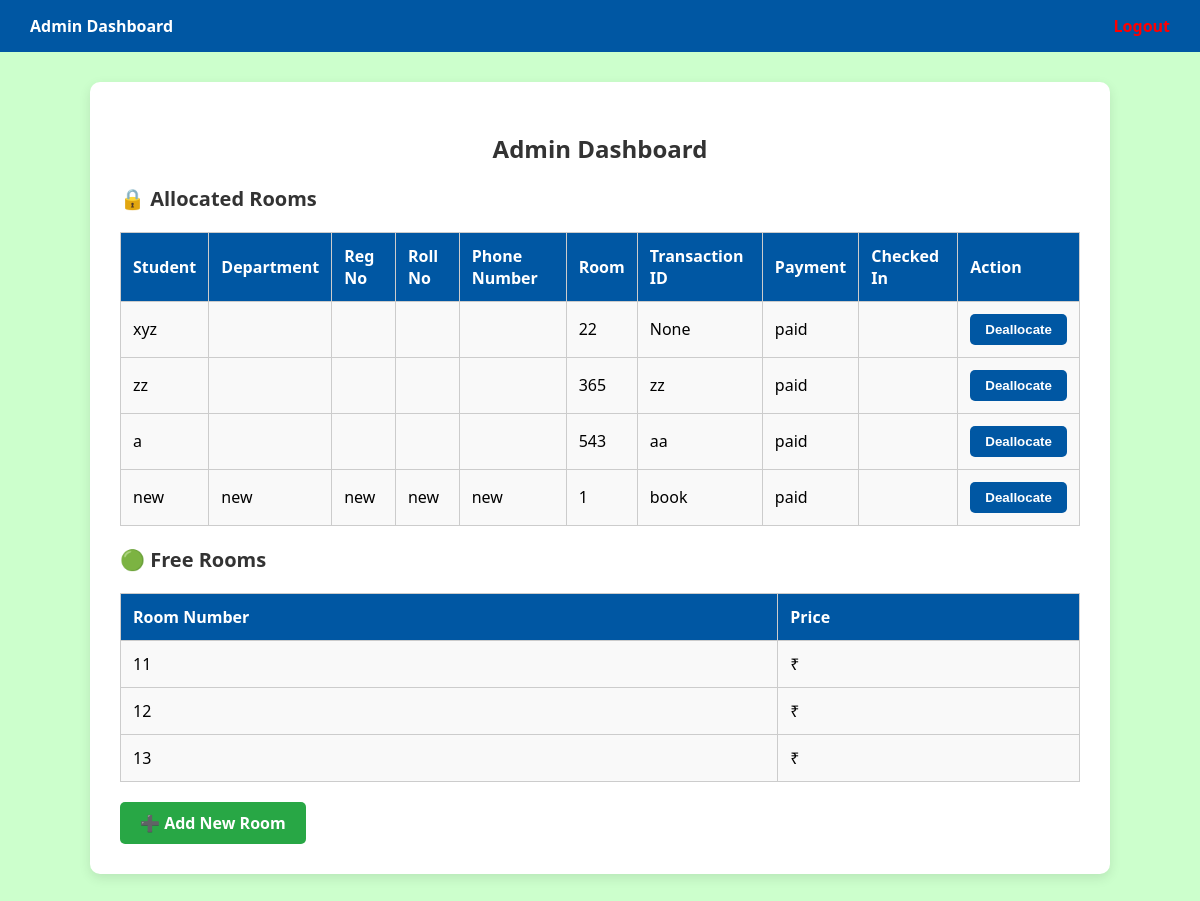
The app's page /dashboard/ (signed in) with its own data.
### main/models.py (models this page shows, shortened)
class Booking(models.Model):
    student = models.ForeignKey(User, on_delete=models.CASCADE)
    room = models.ForeignKey(Room, on_delete=models.CASCADE)
    transaction_id = models.CharField(max_length=100, unique=True)
    payment_status = models.CharField(max_length=20, choices=[('pending', 'Pending'), ('paid', 'Paid')], default='paid')

class Room(models.Model):
    number = models.IntegerField(unique=True)
    is_available = models.BooleanField(default=True)

class UserProfile(models.Model):
    user = models.OneToOneField(User, on_delete=models.CASCADE, primary_key=True)
    is_student = models.BooleanField(default=False)
    department = models.CharField(max_length=100, blank=True)
    reg_no = models.CharField(max_length=50, unique=True, blank=True, null=True)
    roll_no = models.CharField(max_length=50, unique=True, blank=True, null=True)
    phone_number = models.CharField(max_length=15, unique=True, blank=True, null=True)

### main/views.py (the view, shortened to what this page needs)
# urls.py: path('dashboard/', views.dashboard, name='dashboard'),
@login_required
def dashboard(request):
    if request.user.is_staff:
        bookings = Booking.objects.select_related('room', 'student')  # Fetch room and student info
        allocated_rooms = Room.objects.filter(is_available=False)
        free_rooms = Room.objects.filter(is_available=True)
        return render(request, 'main/admin_dashboard.html', {
            'bookings': bookings,
            'allocated_rooms': allocated_rooms,
            'free_rooms': free_rooms
        })

### main/templates/main/admin_dashboard.html (shortened to what this page needs)
<!DOCTYPE html>
<html>
<head>
</head>
<body>
    <div class="navbar">
        <div><strong>Admin Dashboard</strong></div>
        <div><a href="{% url 'logout' %}" class="logout-link">Logout</a></div>
    </div>
    <div class="container">
        <h2>Admin Dashboard</h2>
        <div class="section-title">🔒 Allocated Rooms</div>
        <table>
            <tr>
                <th>Student</th>
                <th>Department</th>
                <th>Reg No</th>
                <th>Roll No</th>
                <th>Phone Number</th>
                <th>Room</th>
                <th>Transaction ID</th>
                <th>Payment</th>
                <th>Checked In</th>
                <th>Action</th>
            </tr>
            {% for booking in bookings %}
            <tr>
                <td>{{ booking.student.username }}</td>
                <td>{{ booking.student.userprofile.department }}</td>
                <td>{{ booking.student.userprofile.reg_no }}</td>
                <td>{{ booking.student.userprofile.roll_no }}</td>
                <td>{{ booking.student.userprofile.phone_number }}</td>
                <td>{{ booking.room.number }}</td>
                <td>{{ booking.transaction_id }}</td>
                <td>{{ booking.payment_status }}</td>
                <td>{{ booking.checked_in }}</td>
                <td>
                    <form method="post" action="{% url 'admin_deallocate' booking.id %}">
                        <button type="submit" onclick="return confirm('Deallocate this room?');">Deallocate</button>
                    </form>
                </td>
            </tr>
            {% empty %}
            <tr><td colspan="10">No current bookings.</td></tr>
            {% endfor %}
        </table>
        <div class="section-title">🟢 Free Rooms</div>
        <table>
            <tr>
                <th>Room Number</th>
                <th>Price</th>
            </tr>
            {% for room in free_rooms %}
            <tr>
                <td>{{ room.number }}</td>
                <td>₹{{ room.price }}</td>
            </tr>
            {% empty %}
            <tr><td colspan="2">No available rooms.</td></tr>
            {% endfor %}
        </table>
        <div>
            <a href="{% url 'add_room' %}" class="add-room-link">➕ Add New Room</a>
        </div>
    </div>
</body>
</html>

### main/templates/main/admin_dashboard.html (style rules this page uses)
body { margin: 0; padding: 0; font-family: "Segoe UI", Tahoma, Geneva, Verdana, sans-serif; background-color: #ccffcc; }
.navbar { background-color: #0057a3; color: white; padding: 15px 30px; display: flex; justify-content: space-between; align-items: center; }
h2, h3 { text-align: center; color: #333; }
.container { width: 80%; max-width: 1100px; margin: 30px auto; background-color: white; border-radius: 10px; padding: 30px; box-shadow: 0 4px 12px rgba(0, 0, 0, 0.1); }
table { width: 100%; margin-top: 20px; border-collapse: collapse; text-align: left; }
th, td { padding: 12px; border: 1px solid #ccc; }
th { background-color: #0057a3; color: white; }
td { background-color: #f9f9f9; }
button { background-color: #0057a3; color: white; padding: 8px 15px; border: none; border-radius: 5px; cursor: pointer; font-weight: bold; }
.add-room-link { display: inline-block; margin-top: 20px; background-color: #28a745; color: white; padding: 10px 20px; text-decoration: none; font-weight: bold; border-radius: 5px; }
.logout-link { color: red; font-weight: bold; margin-left: 20px; text-decoration: none; }
.section-title { margin-top: 20px; font-size: 20px; font-weight: bold; color: #333; }

### records on screen
Booking: student.username "xyz", room.number "22", transaction_id "None", payment_status "paid"
Booking: student.username "zz", room.number "365", transaction_id "zz", payment_status "paid"
Booking: student.username "a", room.number "543", transaction_id "aa", payment_status "paid"
Booking: student.username "new", student.userprofile.department "new", student.userprofile.reg_no "new", student.userprofile.roll_no "new", student.userprofile.phone_number "new", room.number "1", transaction_id "book", payment_status "paid"
Room: number "11"
Room: number "12"
Room: number "13"
